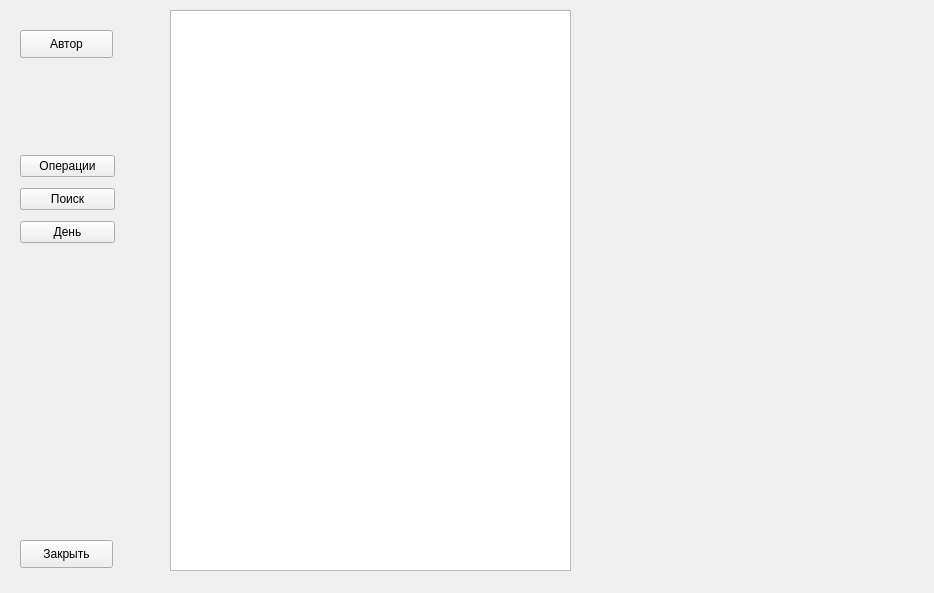
<?xml version="1.0" encoding="UTF-8"?>
<ui version="4.0">
 <class>Faq_form</class>
 <widget class="QWidget" name="Faq_form">
  <property name="geometry">
   <rect>
    <x>0</x>
    <y>0</y>
    <width>934</width>
    <height>593</height>
   </rect>
  </property>
  <property name="windowTitle">
   <string>Справка</string>
  </property>
  <widget class="QPushButton" name="author_button">
   <property name="geometry">
    <rect>
     <x>20</x>
     <y>30</y>
     <width>93</width>
     <height>28</height>
    </rect>
   </property>
   <property name="text">
    <string>Автор</string>
   </property>
  </widget>
  <widget class="QLabel" name="label">
   <property name="geometry">
    <rect>
     <x>610</x>
     <y>10</y>
     <width>301</width>
     <height>261</height>
    </rect>
   </property>
   <property name="text">
    <string/>
   </property>
  </widget>
  <widget class="QLabel" name="label_2">
   <property name="geometry">
    <rect>
     <x>600</x>
     <y>280</y>
     <width>311</width>
     <height>271</height>
    </rect>
   </property>
   <property name="text">
    <string/>
   </property>
  </widget>
  <widget class="QTextEdit" name="textEdit">
   <property name="geometry">
    <rect>
     <x>170</x>
     <y>10</y>
     <width>401</width>
     <height>561</height>
    </rect>
   </property>
  </widget>
  <widget class="QPushButton" name="close_button">
   <property name="geometry">
    <rect>
     <x>20</x>
     <y>540</y>
     <width>93</width>
     <height>28</height>
    </rect>
   </property>
   <property name="text">
    <string>Закрыть</string>
   </property>
  </widget>
  <widget class="QWidget" name="">
   <property name="geometry">
    <rect>
     <x>20</x>
     <y>150</y>
     <width>95</width>
     <height>100</height>
    </rect>
   </property>
   <layout class="QVBoxLayout" name="verticalLayout">
    <item>
     <widget class="QPushButton" name="operation_button">
      <property name="text">
       <string>Операции</string>
      </property>
     </widget>
    </item>
    <item>
     <widget class="QPushButton" name="search_button">
      <property name="text">
       <string>Поиск</string>
      </property>
     </widget>
    </item>
    <item>
     <widget class="QPushButton" name="day_button">
      <property name="text">
       <string>День</string>
      </property>
     </widget>
    </item>
   </layout>
  </widget>
 </widget>
 <resources/>
 <connections/>
</ui>
